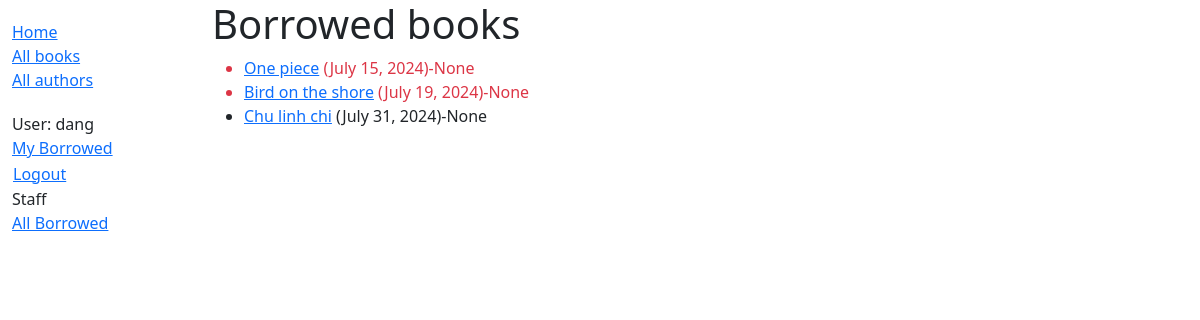
The page /catalog/borrowed/ (signed in) on the database as committed earlier.
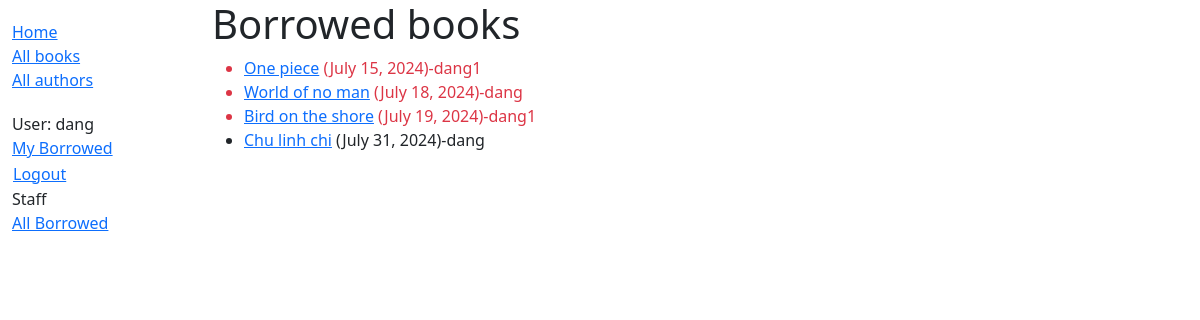
The same page on the database as committed later.
### catalog/models.py (models this page shows, shortened)
class BookInstance(models.Model):
    id = models.UUIDField(primary_key=True, default=uuid.uuid4,
                          help_text="Unique ID for this particular book across whole library")
    book = models.ForeignKey('Book', on_delete=models.RESTRICT, null=True)
    imprint = models.CharField(max_length=200)
    due_back = models.DateField(null=True, blank=True)
    borrower = models.ForeignKey(
        settings.AUTH_USER_MODEL, on_delete=models.SET_NULL, null=True, blank=True)
    @property
    def is_overdue(self):
        return bool(self.due_back and date.today() > self.due_back)
    LOAN_STATUS = (
        ('d', 'Maintenance'),
        ('o', 'On loan'),
        ('a', 'Available'),
        ('r', 'Reserved'),
    )
    status = models.CharField(
        max_length=1,
        choices=LOAN_STATUS,
        blank=True,
        default='d',
        help_text='Book availability')
    class Meta:
        ordering = ['due_back']
        permissions = (("can_mark_returned", "Set book as returned"),)

class Book(models.Model):
    title = models.CharField(max_length=200)
    author = models.ForeignKey('Author', on_delete=models.RESTRICT, null=True)
    summary = models.TextField(
        max_length=1000, help_text="Enter a brief description of the book")
    isbn = models.CharField('ISBN', max_length=13,
                            unique=True,
                            help_text='13 Character <a href="https://www.isbn-international.org/content/what-isbn'
                                      '">ISBN number</a>')
    genre = models.ManyToManyField(
        Genre, help_text="Select a genre for this book")
    language = models.ForeignKey(
        'Language', on_delete=models.SET_NULL, null=True
    )
    class Meta:
        ordering = ['title', 'author']
    def display_genre(self):
        """Create a string for the Genre. This is required to display genre in Admin."""
        return ', '.join(genre.name for genre in self.genre.all()[:3])
    display_genre.short_description = 'Genre'

### catalog/views.py (the view)
# urls.py: path('borrowed/', views.AllLoanedBooksView.as_view(), name='all-borrowed')
class AllLoanedBooksView(LoginRequiredMixin, generic.ListView):
    model = BookInstance
    template_name = 'catalog/all_instance_list_borrowed.html'
    paginate_by = 10
    def get_queryset(self):
        return (
            BookInstance.objects.filter(status__exact='o')
            .order_by('due_back')
        )

### catalog/templates/catalog/all_instance_list_borrowed.html (shortened to what this page needs)
<!DOCTYPE html>
<html lang="en">
<head>
</head>
<body>
{% extends "base_generic.html" %}
{% block content %}
    <h1>Borrowed books</h1>
    {% if bookinstance_list %}
    <ul>
      {% for bookinst in bookinstance_list %}
      <li class="{% if bookinst.is_overdue %}text-danger{% endif %}">
        <a href="{% url 'book-detail' bookinst.book.pk %}">{{ bookinst.book.title }}</a> ({{ bookinst.due_back }})-{{ bookinst.borrower }}
      </li>
      {% endfor %}
    </ul>
    {% else %}
      <p>There are no books borrowed.</p>
    {% endif %}
{% endblock %}

Rows that differ between the two databases and show on the page:
changed BookInstance "July 15, 2024": borrower "None" → "dang1"
now on this page (row edited): BookInstance: book "World of no man", due_back "July 18, 2024", borrower "dang"
changed BookInstance "July 19, 2024": borrower "None" → "dang1"
changed BookInstance "July 31, 2024": borrower "None" → "dang"
